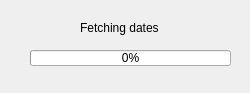
<?xml version="1.0" encoding="UTF-8"?>
<ui version="4.0">
 <class>Form</class>
 <widget class="QWidget" name="Form">
  <property name="geometry">
   <rect>
    <x>0</x>
    <y>0</y>
    <width>250</width>
    <height>93</height>
   </rect>
  </property>
  <property name="focusPolicy">
   <enum>Qt::NoFocus</enum>
  </property>
  <property name="contextMenuPolicy">
   <enum>Qt::NoContextMenu</enum>
  </property>
  <property name="windowTitle">
   <string>AVEGA Random</string>
  </property>
  <property name="windowIcon">
   <iconset resource="resources.qrc">
    <normaloff>:/assets/icons/AVEGA-Favicon.ico</normaloff>:/assets/icons/AVEGA-Favicon.ico</iconset>
  </property>
  <property name="toolTipDuration">
   <number>-1</number>
  </property>
  <widget class="QProgressBar" name="progressBar">
   <property name="enabled">
    <bool>true</bool>
   </property>
   <property name="geometry">
    <rect>
     <x>30</x>
     <y>50</y>
     <width>201</width>
     <height>16</height>
    </rect>
   </property>
   <property name="value">
    <number>0</number>
   </property>
  </widget>
  <widget class="QLabel" name="label">
   <property name="geometry">
    <rect>
     <x>80</x>
     <y>20</y>
     <width>81</width>
     <height>16</height>
    </rect>
   </property>
   <property name="text">
    <string>Fetching dates</string>
   </property>
  </widget>
 </widget>
 <resources>
  <include location="resources.qrc"/>
 </resources>
 <connections/>
</ui>
